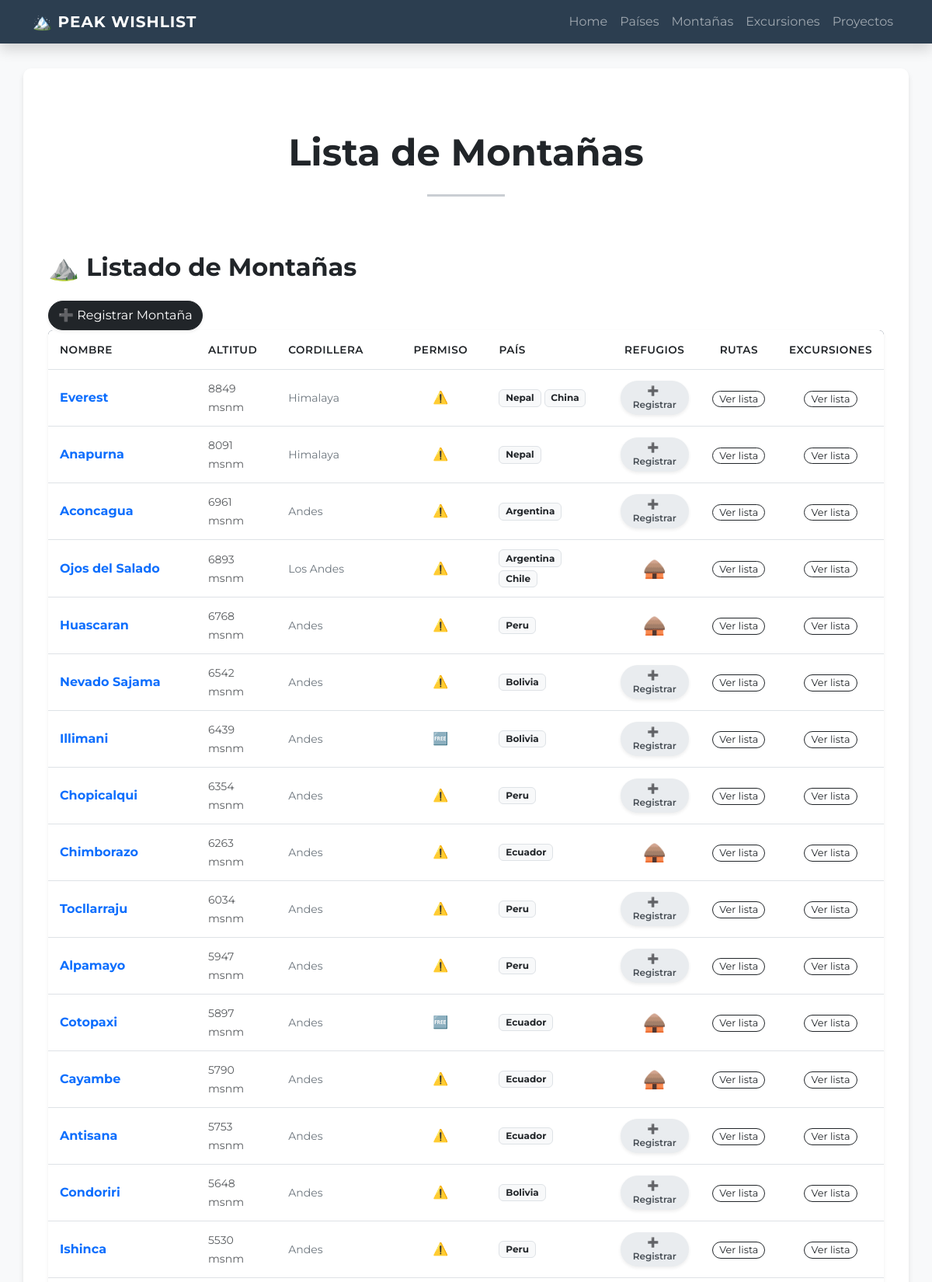
/montanas/ (upper part), run on the app's committed database.
### peak_wishlist/models.py (models this page shows, shortened)
class Montana(models.Model):
    nombre = models.CharField(max_length= 50, null=False, blank=False)
    altitud = models.PositiveIntegerField(null=False, blank=False)
    cordillera = models.CharField(max_length=50, null=True, blank=True)
    pais = models.ManyToManyField(Pais, related_name="montanas")
    informacion_general = models.TextField(max_length=250, null=True, blank=True)
    requiere_permiso = models.BooleanField(default=False)
    parque = models.ForeignKey(Parque, null=True, blank=True, on_delete=models.PROTECT)
    class Meta:
        verbose_name="Montaña"
        verbose_name_plural="Montañas"

class Pais(models.Model):
    class Continente(models.TextChoices):
        AMERICA = 'America'
        EUROPA = 'Europa'
        AFRICA = 'Africa'
        OCEANIA = 'Oceania'
        ASIA = 'Asia'
    nombre = models.CharField(max_length= 50)
    continente = models.CharField(max_length=20, choices=Continente.choices, null=False)
    class Meta:
        verbose_name="Pais"
        verbose_name_plural="Paises"

### peak_wishlist/views/montana.py (the view)
# urls.py: path("montanas/", montana.MontanaList.as_view(), name="montanas"),
class  MontanaList(ListView):
    model = Montana
    template_name = "peak_wishlist/montanas.html"
    context_object_name = "montanas"
    def get_queryset(self) -> QuerySet[Any]:
        pais_id = self.kwargs.get('pais_id')
        parque_id = self.kwargs.get('parque_id')
        if pais_id:
            self.filtro = get_object_or_404(Pais, id=pais_id)
            return Montana.objects.filter(pais=self.filtro).order_by('-altitud')
        elif parque_id:
            self.filtro  = get_object_or_404(Parque, id=parque_id)
            return Montana.objects.filter(parque=self.filtro).order_by('-altitud')
        self.filtro = None
        return Montana.objects.all().order_by('-altitud')
    def get_context_data(self, **kwargs: Any) -> dict[str, Any]:
        context  = super().get_context_data(**kwargs)
        if isinstance(self.filtro, Pais):
            context['extension_titulo'] = f"en {self.filtro.nombre}"
        elif isinstance (self.filtro, Parque):
            context['extension_titulo'] = f"en {self.filtro.nombre} ({self.filtro.pais})"
        else:
            context['extension_titulo'] = ""
        return context

### peak_wishlist/templates/peak_wishlist/montanas.html (shortened to what this page needs)
{% extends 'peak_wishlist/base.html' %}
{% block contenido  %}
<div class="text-center py-5">
    <h3 class="display-5 fw-bold text-dark">Lista de Montañas</h3>
    <hr class="my-4 mx-auto" style="width: 100px; border-top: 3px solid #2c3e50;">
</div>
<h2 class="mb-4 text-dark fw-bold">⛰️ Listado de Montañas {{ extension_titulo }}</h2>
<a href="{% url 'peak_wishlist:registrar_montana' %}" class="btn btn-dark rounded-pill shadow-sm">
        ➕ Registrar Montaña
</a>
<div class="table-container-custom table-responsive shadow-sm rounded">
    <table class="table table-custom mb-0 align-middle">
        <thead>
            <tr>
                <th style="width: 20%">Nombre</th>
                <th style="width: 10%">Altitud</th>
                <th style="width: 15%">Cordillera</th>
                <th style="width: 12%" class="text-center">Permiso</th>
                <th style="width: 15%">País</th>
                <th style="width: 8%" class="text-center">Refugios</th>
                <th style="width: 10%" class="text-center">Rutas</th>
                <th style="width: 10%" class="text-center">Excursiones</th>
            </tr>
        </thead>
        <tbody>
            {% for montana in montanas %}
            <tr>
                <td class="fw-bold text-primary">{{ montana.nombre }}</td>
                <td>
                    <small class="text-muted">{{ montana.altitud }} msnm</small>
                </td>
                <td>
                    <span class="text-secondary small">{{ montana.cordillera }}</span>
                </td>
                <td class="text-center">
                    {% if montana.requiere_permiso %}
                        <span title="Revisar área" style="cursor:help;">⚠️</span>
                    {% else %}
                        <span title="Acceso libre">🆓</span>
                    {% endif %}
                </td>
                <td>
                    <div class="d-flex flex-wrap gap-1">
                        {% for pais in montana.pais.all %}
                            <span class="badge bg-light text-dark border" style="font-size: 0.75rem;">
                                {{ pais.nombre }}
                            </span>
                        {% endfor %}
                    </div>
                </td>
                <td class="text-center">
                    {% if montana.refugio_set.all %}
                        <a href="{% url 'peak_wishlist:refugios_por_montana' montana.id %}"
                           class="text-decoration-none fs-4" title="Ver refugios">🛖</a>
                    {% else %}
                        <a href="{% url 'peak_wishlist:registrar_refugio' montana_id=montana.id %}"
                        class="btn btn-sm rounded-pill px-3 shadow-sm"
                        style="background-color: #e9ecef; color: #495057; border: none; font-size: 0.75rem; font-weight: 600;">
                        <span class="me-1">➕</span> Registrar
                        </a>
                    {% endif %}
                </td>
                <td class="text-center">
                    <a href="{% url 'peak_wishlist:rutas_por_montana' montana.id %}"
                       class="btn btn-sm btn-outline-dark rounded-pill py-0 px-2" style="font-size: 0.8rem;">Ver lista</a>
                </td>
                <td class="text-center">
                    <a href="{% url 'peak_wishlist:excursiones_por_montana' montana.id %}" class="btn btn-sm btn-outline-dark rounded-pill py-0 px-2"
                       style="font-size: 0.8rem;">Ver lista</a>
                </td>
            </tr>
            {% empty %}
            <tr>
                <td colspan="8" class="text-center py-4 text-muted">
                    No hay montañas registradas todavía.
                </td>
            </tr>
            {% endfor %}
        </tbody>
    </table>
</div>
{% endblock contenido %}

### peak_wishlist/templates/peak_wishlist/base.html (style rules this page uses)
body { font-family: 'Montserrat', sans-serif; background-color: #f8f9fa; }
.table-container-custom { background: white; border-radius: 12px; overflow: hidden; box-shadow: 0 4px 15px rgba(0,0,0,0.05); }
.table-custom thead { background-color: #2c3e50; color: white; }
.table-custom th { font-weight: 600; text-transform: uppercase; font-size: 0.85rem; letter-spacing: 0.5px; padding: 15px !important; }
.table-custom td { padding: 12px 15px !important; vertical-align: middle; }
.btn-sm.rounded-pill { transition: all 0.3s ease; }

### data on the page
Montana: nombre "Everest", altitud "8849", cordillera "Himalaya", shows "Registrar"
Pais: nombre "Nepal"
Pais: nombre "China"
Montana: nombre "Anapurna", altitud "8091", cordillera "Himalaya", shows "Registrar"
Montana: nombre "Aconcagua", altitud "6961", cordillera "Andes", shows "Registrar"
Pais: nombre "Argentina"
Montana: nombre "Ojos del Salado", altitud "6893", cordillera "Los Andes"
Pais: nombre "Chile"
Montana: nombre "Huascaran", altitud "6768", cordillera "Andes"
Pais: nombre "Peru"
Montana: nombre "Nevado Sajama", altitud "6542", cordillera "Andes", shows "Registrar"
Pais: nombre "Bolivia"
Montana: nombre "Illimani", altitud "6439", cordillera "Andes", shows "Registrar"
Montana: nombre "Chopicalqui", altitud "6354", cordillera "Andes", shows "Registrar"
Montana: nombre "Chimborazo", altitud "6263", cordillera "Andes"
Pais: nombre "Ecuador"
Montana: nombre "Tocllarraju", altitud "6034", cordillera "Andes", shows "Registrar"
Montana: nombre "Alpamayo", altitud "5947", cordillera "Andes", shows "Registrar"
Montana: nombre "Cotopaxi", altitud "5897", cordillera "Andes"
Montana: nombre "Cayambe", altitud "5790", cordillera "Andes"
Montana: nombre "Antisana", altitud "5753", cordillera "Andes", shows "Registrar"
Montana: nombre "Condoriri", altitud "5648", cordillera "Andes", shows "Registrar"
Montana: nombre "Ishinca", altitud "5530", cordillera "Andes", shows "Registrar"
